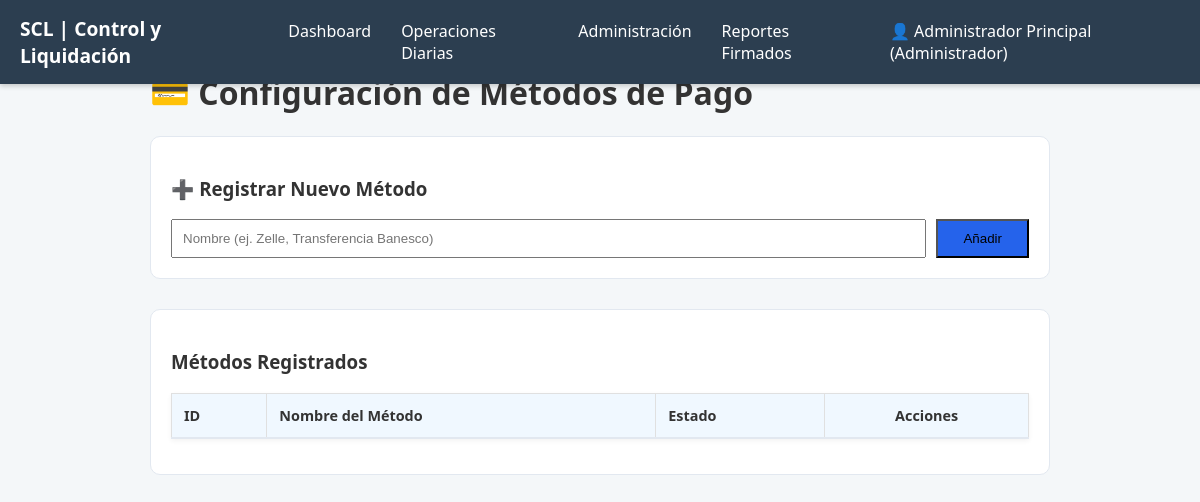
Page /gestion/admin_metodos_pago.php (signed in) on the earlier database version.
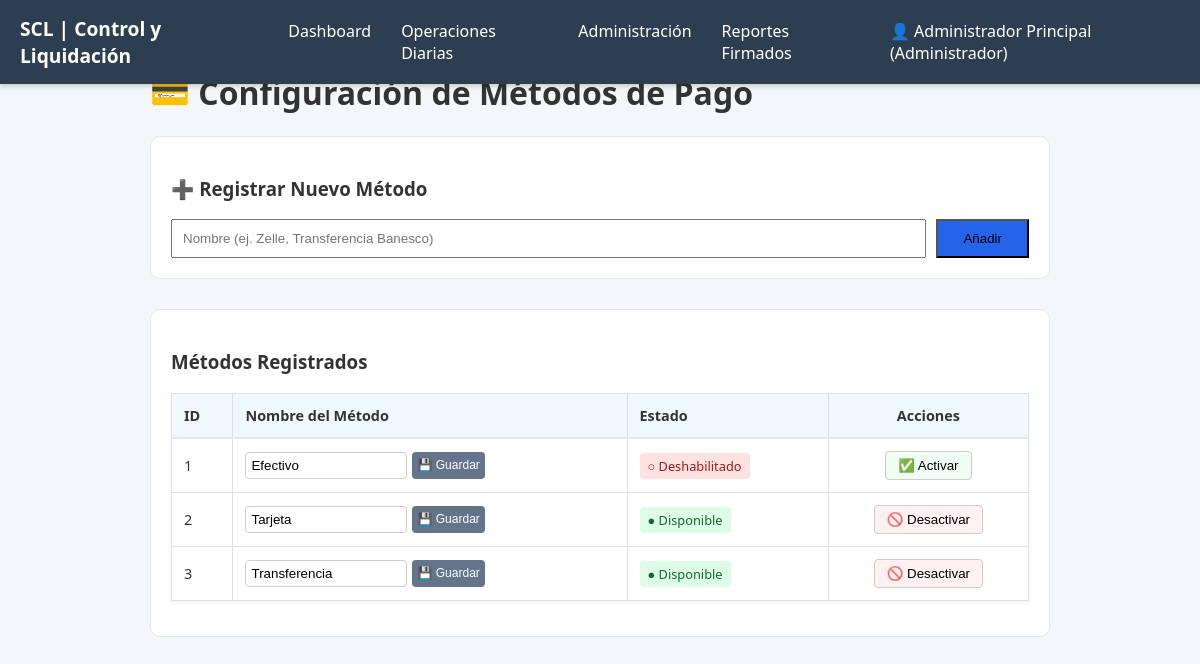
Same page on the later database version.
### tables this page shows
CREATE TABLE `metodos_pago` (
  `id_metodo` int(11) NOT NULL,
  `nombre_metodo` varchar(50) NOT NULL,
  `activo` tinyint(1) NOT NULL DEFAULT 1
);

### gestion/admin_metodos_pago.php (the view, shortened to what this page needs)
<?php
include '../includes/db_connect.php';
$resultado = $conn->query("SELECT * FROM metodos_pago ORDER BY id_metodo ASC");
?>
<!DOCTYPE html>
<html lang="es">
<head>
    <link rel="stylesheet" href="../css/style.css">
</head>
<body>
    <?php include '../includes/menu.php'; ?>
    <div style="padding: 30px; max-width: 900px; margin: 0 auto;">
        <h1>💳 Configuración de Métodos de Pago</h1>
        <div class="panel" style="background:white; padding:20px; border-radius:10px; margin-bottom:30px; border: 1px solid #e2e8f0;">
            <h3>➕ Registrar Nuevo Método</h3>
            <form method="POST" style="display:flex; gap:10px; margin-top:10px;">
                <input type="text" name="nombre_metodo" placeholder="Nombre (ej. Zelle, Transferencia Banesco)" required style="flex:1; padding:10px;">
                <button type="submit" name="btn_guardar" class="btn-login" style="margin:0; padding:10px 25px; background: #2563eb;">Añadir</button>
            </form>
        </div>
        <div class="panel" style="background:white; padding:20px; border-radius:10px; border: 1px solid #e2e8f0;">
            <h3>Métodos Registrados</h3>
            <table style="width:100%; border-collapse:collapse; margin-top:15px;">
                <thead>
                    <tr style="background:#f8fafc; text-align:left; border-bottom: 2px solid #e2e8f0;">
                        <th style="padding:12px;">ID</th>
                        <th style="padding:12px;">Nombre del Método</th>
                        <th style="padding:12px;">Estado</th>
                        <th style="padding:12px; text-align:center;">Acciones</th>
                    </tr>
                </thead>
                <tbody>
                    <?php while($row = $resultado->fetch_assoc()): ?>
                    <tr style="border-bottom:1px solid #f1f5f9;">
                        <td style="padding:12px;"><?php echo $row['id_metodo']; ?></td>
                        <td style="padding:12px;">
                            <form method="POST" style="display:flex; gap:5px;">
                                <input type="text" name="nombre_editado" value="<?php echo $row['nombre_metodo']; ?>" class="input-edit">
                                <button type="submit" name="btn_editar" style="background:#64748b; color:white; border:none; padding:5px; border-radius:4px; cursor:pointer; font-size:0.75rem;">💾 Guardar</button>
                            </form>
                        </td>
                        <td style="padding:12px;">
                            <span class="<?php echo $row['activo'] ? 'badge-activo' : 'badge-inactivo'; ?>">
                                <?php echo $row['activo'] ? '● Disponible' : '○ Deshabilitado'; ?>
                            </span>
                        </td>
                        <td style="padding:12px; text-align:center;">
                            <form method="POST">
                                <button type="submit" name="btn_estado" style="padding:6px 12px; border-radius:4px; border:1px solid #ccc; cursor:pointer; background: <?php echo $row['activo'] ? '#fff1f2' : '#f0fdf4'; ?>;">
                                    <?php echo $row['activo'] ? '🚫 Desactivar' : '✅ Activar'; ?>
                                </button>
                            </form>
                        </td>
                    </tr>
                    <?php endwhile; ?>
                </tbody>
            </table>
        </div>
    </div>
</body>
</html>

### includes/menu.php (shortened to what this page needs)
<?php
$base_path = '';
if (basename(getcwd()) === 'gestion') {
    $base_path = '../';
}
$logged_in = isset($_SESSION['user_id']);
$user_role = $_SESSION['user_role'] ?? 'Invitado';
$user_display = $logged_in ?
    ($_SESSION['user_full_name'] . ' (' . $user_role . ')') :
    'Invitado';
$es_gerente_o_admin = ($user_role === 'Gerente' || $user_role === 'Administrador');
$pagina_activa = $pagina_activa ?? '';
?>
<nav class="main-menu">
    <div class="logo">SCL | Control y Liquidación</div>
    <ul>
        <?php if ($es_gerente_o_admin): ?>
            <li>
                <a href="<?php echo $base_path; ?>index.php" class="<?php echo ($pagina_activa === 'inicio' ? 'active' : ''); ?>">
                    Dashboard
                </a>
            </li>
        <?php endif; ?>
        <li class="dropdown">
            <a href="#">Operaciones Diarias</a>
        </li>
        <?php if ($es_gerente_o_admin): ?>
            <li class="dropdown">
                <a href="#">Administración</a>
            </li>
        <?php endif; ?>
        <?php if ($es_gerente_o_admin): ?>
            <li class="dropdown">
                <a href="#">Reportes Firmados</a>
            </li>
        <?php endif; ?>
        <li class="dropdown" style="margin-left: auto;">
            <a href="#">👤 <?php echo $user_display; ?></a>
        </li>
    </ul>
</nav>

### css/style.css (style rules this page uses)
body { font-family: 'Segoe UI', Tahoma, Geneva, Verdana, sans-serif; background-color: #f4f7f9; margin: 0; padding: 20px; color: #333; }
table { width: 100%; border-collapse: collapse; margin: 15px 0; box-shadow: 0 2px 5px rgba(0, 0, 0, 0.05); }
th, td { border: 1px solid #e0e0e0; padding: 12px 15px; text-align: left; font-size: 0.9em; }
th { background-color: #f0f8ff; color: #333; font-weight: bold; }
.main-menu { background-color: #2c3e50; color: white; padding: 10px 20px; display: flex; justify-content: space-between; align-items: center; position: fixed; top: 0; left: 0; width: 100%; z-index: 1000; box-shadow: 0 2px 5px rgba(0, 0, 0, 0.2); }
.main-menu .logo { font-weight: bold; font-size: 1.2em; }
.main-menu ul { list-style: none; margin: 0; padding: 0; display: flex; }
.main-menu ul li { position: relative; padding: 0 15px; }
.main-menu ul li a { color: white; text-decoration: none; padding: 10px 0; display: block; transition: color 0.3s; }

### gestion/admin_metodos_pago.php (style rules this page uses)
.badge-activo { background: #dcfce7; color: #166534; padding: 4px 8px; border-radius: 4px; font-size: 0.8rem; }
.badge-inactivo { background: #fee2e2; color: #991b1b; padding: 4px 8px; border-radius: 4px; font-size: 0.8rem; }
.input-edit { padding: 5px; border: 1px solid #ccc; border-radius: 4px; width: 150px; }

Differences in the rows shown:
added metodos_pago: id_metodo "1", nombre_editado "Efectivo", activo "○ Deshabilitado"
added metodos_pago: id_metodo "2", nombre_editado "Tarjeta", activo "● Disponible"
added metodos_pago: id_metodo "3", nombre_editado "Transferencia", activo "● Disponible"
